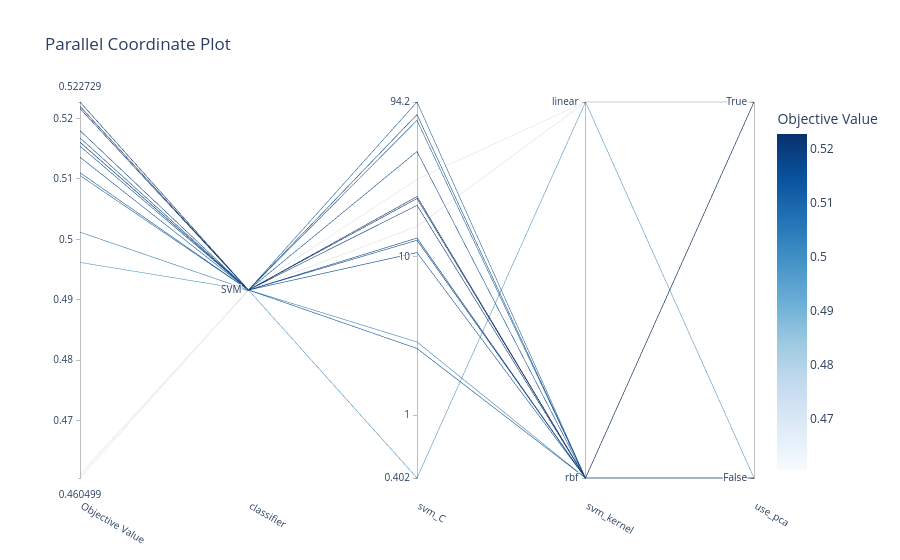

Notebook code for this chart:
### Markdown cell above
### 3. Coordenadas Paralelas (Relación entre variables)

Este gráfico es muy útil para ver visualmente las combinaciones que llevaron a los peores (colores oscuros) y a los mejores (colores amarillos/claros) resultados. 

*Tip: Puedes hacer clic y arrastrar en los ejes verticales para filtrar intentos.*

### Code cell
# Como probamos distintos algoritmos (SVM, Random Forest, etc.), no todos los intentos 
# tienen las mismas "perillas". Optuna deja el gráfico vacío porque no puede dibujar una 
# línea continua para un parámetro que no existe en todos los intentos.

# Para arreglarlo, le diremos que grafique específicamente la relación del clasificador ganador:
ganador = study.best_params['classifier']

parametros_a_graficar = ['classifier', 'use_pca']

if ganador == 'LogisticRegression':
    parametros_a_graficar.append('lr_C')
elif ganador == 'RandomForest':
    parametros_a_graficar.extend(['rf_n_estimators', 'rf_max_depth'])
elif ganador == 'SVM':
    parametros_a_graficar.extend(['svm_C', 'svm_kernel'])
elif ganador == 'XGBoost':
    parametros_a_graficar.extend(['xgb_n_estimators', 'xgb_learning_rate'])
elif ganador == 'LightGBM':
    parametros_a_graficar.extend(['lgb_n_estimators', 'lgb_learning_rate'])

# Generamos el gráfico de coordenadas paralelas solo con las variables que coinciden
plot_parallel_coordinate(study, params=parametros_a_graficar)

### Figure 1 — Plotly figure (JSON) as saved in the notebook; plotly's stock layout.template omitted (floating-point values rounded to 4 significant figures)
{"data": [{"dimensions": [{"label": "Objective Value", "range": [0.4605, 0.5227], "values": [0.5136, 0.5012, 0.4962, 0.5168, 0.511, 0.5161, 0.5106, 0.5154, 0.5227, 0.522, 0.4611, 0.518, 0.5161, 0.5216, 0.4605]}, {"label": "classifier", "range": [0, 0], "ticktext": ["SVM"], "tickvals": [0], "values": [0, 0, 0, 0, 0, 0, 0, 0, 0, 0, 0, 0, 0, 0, 0]}, {"label": "svm_C", "range": [-0.3959, 1.974], "ticktext": ["0.402", "1", "10", "94.2"], "tickvals": [-0.3959, 0, 1, 1.974], "values": [0.4207, 0.4618, -0.3959, 1.895, 1.859, 1.662, 1.974, 1.025, 1.378, 1.366, 1.19, 1.103, 1.117, 1.323, 1.487]}, {"label": "svm_kernel", "range": [0, 1], "ticktext": ["rbf", "linear"], "tickvals": [0, 1], "values": [0, 0, 1, 0, 0, 0, 0, 0, 0, 0, 1, 0, 0, 0, 1]}, {"label": "use_pca", "range": [0, 1], "ticktext": ["False", "True"], "tickvals": [0, 1], "values": [0, 1, 0, 0, 0, 1, 1, 1, 1, 1, 1, 1, 1, 1, 1]}], "labelangle": 30, "labelside": "bottom", "line": {"color": [0.5136, 0.5012, 0.4962, 0.5168, 0.511, 0.5161, 0.5106, 0.5154, 0.5227, 0.522, 0.4611, 0.518, 0.5161, 0.5216, 0.4605], "colorbar": {"title": {"text": "Objective Value"}}, "colorscale": [[0, "rgb(247,251,255)"], [0.125, "rgb(222,235,247)"], [0.25, "rgb(198,219,239)"], [0.375, "rgb(158,202,225)"], [0.5, "rgb(107,174,214)"], [0.625, "rgb(66,146,198)"], [0.75, "rgb(33,113,181)"], [0.875, "rgb(8,81,156)"], [1, "rgb(8,48,107)"]], "reversescale": false, "showscale": true}, "type": "parcoords"}], "layout": {"title": {"text": "Parallel Coordinate Plot"}}}
